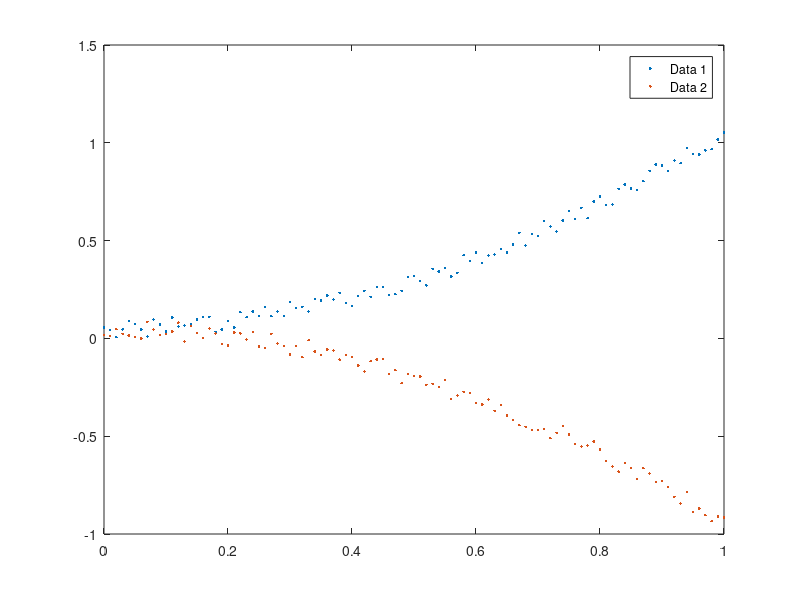

Source code (MATLAB): (Note: this script raises an error after producing the figure.)
clear;clc;close all
%% Random data
x=0:.01:1;
yOriginal=x.^2;
yNoisy1_data = yOriginal + 0.1 * rand(1, length(yOriginal));
yNoisy2_data = -yOriginal + 0.1 * rand(1, length(yOriginal));
plot(x,yNoisy1_data,'.')
hold on
plot(x,yNoisy2_data,'.')
legend('Data 1','Data 2')

%% Fmincon
options = optimoptions('fmincon','Display','iter','Algorithm','interior-point','ConstraintTolerance',eps);
problem.options = options;
problem.solver = 'fmincon';
problem.objective = @(c) TestFun(c,x,yNoisy1_data, yNoisy2_data);
problem.x0 = [0.1,0.1];
[x0,fval,exitflag,output] = fmincon(problem);

%% Plot
yPred1= x0(1)*yOriginal.^2;
yPred2= x0(2)*yOriginal.^2;
plot(x,yPred1,'-')
plot(x,yPred2,'-')
